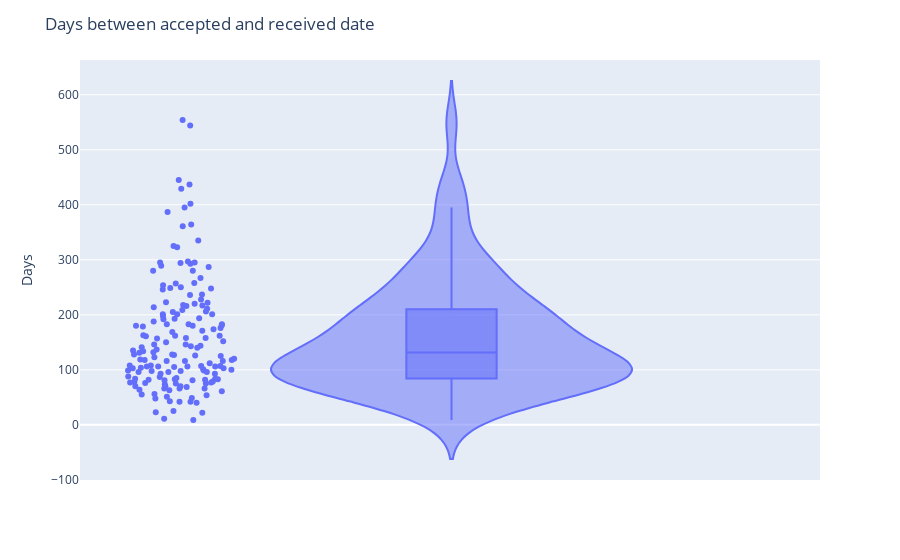

Notebook cell for this chart:
### Code cell
fig = px.violin(df, y="between", box=True, points='all')
fig.update_layout(title={'text': "Days between accepted and received date"},
                  xaxis_title="",
                  yaxis_title="Days",
                  showlegend=False)
fig.show()

### Figure 1 — Plotly figure (JSON) as saved in the notebook; plotly's stock layout.template omitted (floating-point values rounded to 4 significant figures; data arrays with more than 128 entries replaced by an {"elided": "..."} marker saying what was removed)
{"data": [{"alignmentgroup": "True", "box": {"visible": true}, "hovertemplate": "between=%{y}<extra></extra>", "legendgroup": "", "marker": {"color": "#636efa"}, "name": "", "offsetgroup": "", "orientation": "v", "points": "all", "scalegroup": "True", "showlegend": false, "type": "violin", "x0": " ", "xaxis": "x", "y": {"elided": "164 int values"}, "y0": " ", "yaxis": "y"}], "layout": {"legend": {"tracegroupgap": 0}, "margin": {"t": 60}, "showlegend": false, "title": {"text": "Days between accepted and received date"}, "violinmode": "group", "xaxis": {"anchor": "y", "domain": [0, 1], "title": {"text": ""}}, "yaxis": {"anchor": "x", "domain": [0, 1], "title": {"text": "Days"}}}}
